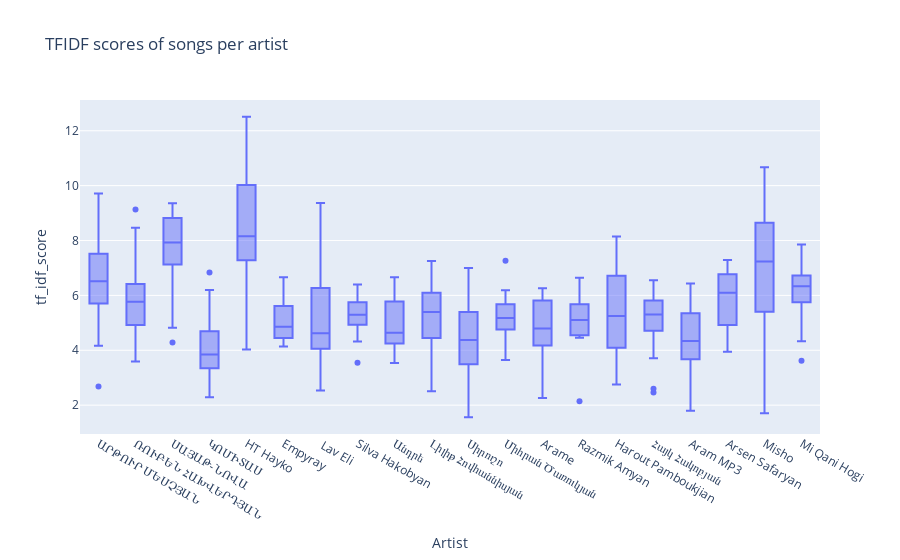

The notebook cell saved with this chart:
### Code cell
fig = px.box(df, x='Artist', y='tf_idf_score', title='TFIDF scores of songs per artist')
fig.show()

### Figure 1 — Plotly figure (JSON) as saved in the notebook; plotly's stock layout.template omitted (floating-point values rounded to 4 significant figures; data arrays with more than 128 entries replaced by an {"elided": "..."} marker saying what was removed)
{"data": [{"alignmentgroup": "True", "hovertemplate": "Artist=%{x}<br>tf_idf_score=%{y}<extra></extra>", "legendgroup": "", "marker": {"color": "#636efa"}, "name": "", "notched": false, "offsetgroup": "", "orientation": "v", "showlegend": false, "type": "box", "x": {"elided": "456 str values"}, "x0": " ", "xaxis": "x", "y": {"elided": "456 float values"}, "y0": " ", "yaxis": "y"}], "layout": {"boxmode": "group", "legend": {"tracegroupgap": 0}, "title": {"text": "TFIDF scores of songs per artist"}, "xaxis": {"anchor": "y", "domain": [0, 1], "title": {"text": "Artist"}}, "yaxis": {"anchor": "x", "domain": [0, 1], "title": {"text": "tf_idf_score"}}}}
